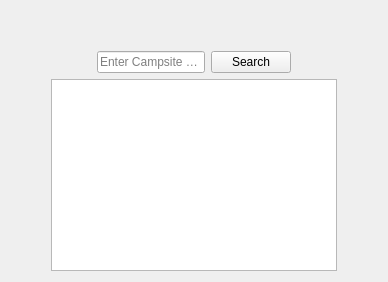
      <widget class="QWidget" name="campsite_search">
       <layout class="QGridLayout" name="gridLayout_3">
        <item row="0" column="2" colspan="2">
         <spacer name="verticalSpacer">
          <property name="orientation">
           <enum>Qt::Vertical</enum>
          </property>
          <property name="sizeHint" stdset="0">
           <size>
            <width>20</width>
            <height>40</height>
           </size>
          </property>
         </spacer>
        </item>
        <item row="2" column="0">
         <spacer name="horizontalSpacer">
          <property name="orientation">
           <enum>Qt::Horizontal</enum>
          </property>
          <property name="sizeType">
           <enum>QSizePolicy::Preferred</enum>
          </property>
          <property name="sizeHint" stdset="0">
           <size>
            <width>40</width>
            <height>20</height>
           </size>
          </property>
         </spacer>
        </item>
        <item row="2" column="5">
         <spacer name="horizontalSpacer_2">
          <property name="orientation">
           <enum>Qt::Horizontal</enum>
          </property>
          <property name="sizeType">
           <enum>QSizePolicy::Preferred</enum>
          </property>
          <property name="sizeHint" stdset="0">
           <size>
            <width>40</width>
            <height>20</height>
           </size>
          </property>
         </spacer>
        </item>
        <item row="1" column="3">
         <widget class="QPushButton" name="pushButton_11">
          <property name="text">
           <string>Search</string>
          </property>
         </widget>
        </item>
        <item row="1" column="1">
         <spacer name="horizontalSpacer_18">
          <property name="orientation">
           <enum>Qt::Horizontal</enum>
          </property>
          <property name="sizeHint" stdset="0">
           <size>
            <width>40</width>
            <height>20</height>
           </size>
          </property>
         </spacer>
        </item>
        <item row="1" column="2">
         <widget class="QLineEdit" name="lineEdit">
          <property name="text">
           <string/>
          </property>
          <property name="placeholderText">
           <string>Enter Campsite Name</string>
          </property>
         </widget>
        </item>
        <item row="1" column="4">
         <spacer name="horizontalSpacer_19">
          <property name="orientation">
           <enum>Qt::Horizontal</enum>
          </property>
          <property name="sizeHint" stdset="0">
           <size>
            <width>40</width>
            <height>20</height>
           </size>
          </property>
         </spacer>
        </item>
        <item row="2" column="1" colspan="4">
         <widget class="QTableWidget" name="tableWidget">
          <property name="enabled">
           <bool>true</bool>
          </property>
         </widget>
        </item>
       </layout>
      </widget>
